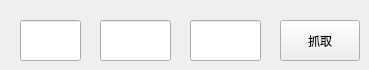
               <widget class="QWidget" name="page_3">
                <widget class="QLineEdit" name="clamp_angle">
                 <property name="geometry">
                  <rect>
                   <x>20</x>
                   <y>20</y>
                   <width>61</width>
                   <height>41</height>
                  </rect>
                 </property>
                </widget>
                <widget class="QLineEdit" name="clamp_distance">
                 <property name="geometry">
                  <rect>
                   <x>100</x>
                   <y>20</y>
                   <width>71</width>
                   <height>41</height>
                  </rect>
                 </property>
                </widget>
                <widget class="QLineEdit" name="clamp_height">
                 <property name="geometry">
                  <rect>
                   <x>190</x>
                   <y>20</y>
                   <width>71</width>
                   <height>41</height>
                  </rect>
                 </property>
                </widget>
                <widget class="QPushButton" name="clamp_control">
                 <property name="geometry">
                  <rect>
                   <x>280</x>
                   <y>20</y>
                   <width>80</width>
                   <height>41</height>
                  </rect>
                 </property>
                 <property name="text">
                  <string>抓取</string>
                 </property>
                </widget>
               </widget>
